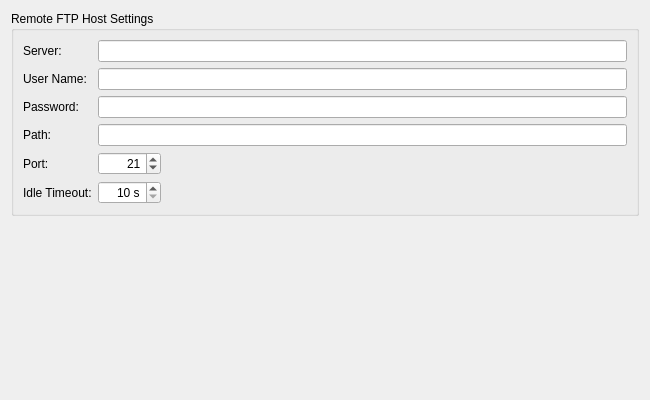
<?xml version="1.0" encoding="UTF-8"?>
<ui version="4.0">
 <class>SyncFtpSettingsPage</class>
 <widget class="QWizardPage" name="SyncFtpSettingsPage">
  <property name="geometry">
   <rect>
    <x>0</x>
    <y>0</y>
    <width>650</width>
    <height>400</height>
   </rect>
  </property>
  <property name="title">
   <string>Synchronize to an FTP host</string>
  </property>
  <property name="subTitle">
   <string>Please enter the data for synchronization via FTP. All fields must be filled.</string>
  </property>
  <layout class="QVBoxLayout" name="verticalLayout">
   <item>
    <widget class="QGroupBox" name="groupBox">
     <property name="title">
      <string>Remote FTP Host Settings</string>
     </property>
     <layout class="QGridLayout" name="gridLayout">
      <item row="0" column="0">
       <widget class="QLabel" name="label">
        <property name="text">
         <string>Server:</string>
        </property>
       </widget>
      </item>
      <item row="0" column="1" colspan="2">
       <widget class="QLineEdit" name="serverEdit">
        <property name="toolTip">
         <string>Enter the FTP server name</string>
        </property>
       </widget>
      </item>
      <item row="1" column="0">
       <widget class="QLabel" name="label_2">
        <property name="text">
         <string>User Name:</string>
        </property>
       </widget>
      </item>
      <item row="1" column="1" colspan="2">
       <widget class="QLineEdit" name="userNameEdit">
        <property name="toolTip">
         <string>Enter the user name</string>
        </property>
       </widget>
      </item>
      <item row="2" column="0">
       <widget class="QLabel" name="label_3">
        <property name="text">
         <string>Password:</string>
        </property>
       </widget>
      </item>
      <item row="2" column="1" colspan="2">
       <widget class="QLineEdit" name="passwordEdit">
        <property name="toolTip">
         <string>Enter the password</string>
        </property>
        <property name="echoMode">
         <enum>QLineEdit::Password</enum>
        </property>
       </widget>
      </item>
      <item row="3" column="0">
       <widget class="QLabel" name="label_4">
        <property name="text">
         <string>Path:</string>
        </property>
       </widget>
      </item>
      <item row="3" column="1" colspan="2">
       <widget class="QLineEdit" name="pathEdit">
        <property name="toolTip">
         <string>Enter the remote path</string>
        </property>
       </widget>
      </item>
      <item row="4" column="0">
       <widget class="QLabel" name="label_5">
        <property name="text">
         <string>Port:</string>
        </property>
       </widget>
      </item>
      <item row="4" column="1">
       <widget class="QSpinBox" name="portSpinBox">
        <property name="toolTip">
         <string>Enter the remote port</string>
        </property>
        <property name="alignment">
         <set>Qt::AlignRight|Qt::AlignTrailing|Qt::AlignVCenter</set>
        </property>
        <property name="minimum">
         <number>1</number>
        </property>
        <property name="maximum">
         <number>65635</number>
        </property>
        <property name="value">
         <number>21</number>
        </property>
       </widget>
      </item>
      <item row="4" column="2">
       <spacer name="horizontalSpacer">
        <property name="orientation">
         <enum>Qt::Horizontal</enum>
        </property>
        <property name="sizeHint" stdset="0">
         <size>
          <width>218</width>
          <height>20</height>
         </size>
        </property>
       </spacer>
      </item>
      <item row="5" column="0">
       <widget class="QLabel" name="label_6">
        <property name="text">
         <string>Idle Timeout:</string>
        </property>
       </widget>
      </item>
      <item row="5" column="1">
       <widget class="QSpinBox" name="idleSpinBox">
        <property name="toolTip">
         <string>Enter the idle timeout interval to prevent a server disconnect</string>
        </property>
        <property name="alignment">
         <set>Qt::AlignRight|Qt::AlignTrailing|Qt::AlignVCenter</set>
        </property>
        <property name="suffix">
         <string> s</string>
        </property>
        <property name="minimum">
         <number>10</number>
        </property>
        <property name="maximum">
         <number>3600</number>
        </property>
       </widget>
      </item>
      <item row="5" column="2">
       <spacer name="horizontalSpacer_2">
        <property name="orientation">
         <enum>Qt::Horizontal</enum>
        </property>
        <property name="sizeHint" stdset="0">
         <size>
          <width>419</width>
          <height>20</height>
         </size>
        </property>
       </spacer>
      </item>
     </layout>
    </widget>
   </item>
   <item>
    <spacer name="verticalSpacer">
     <property name="orientation">
      <enum>Qt::Vertical</enum>
     </property>
     <property name="sizeHint" stdset="0">
      <size>
       <width>20</width>
       <height>101</height>
      </size>
     </property>
    </spacer>
   </item>
  </layout>
 </widget>
 <resources/>
 <connections/>
</ui>
